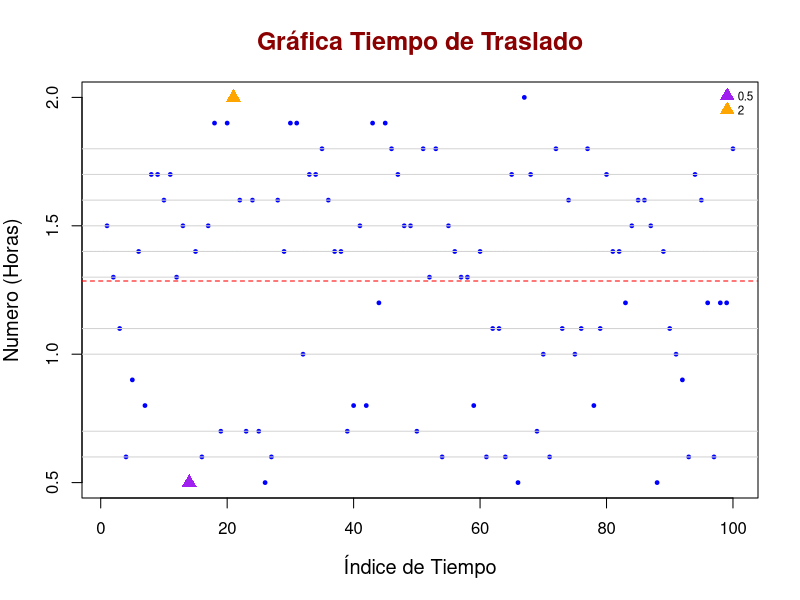
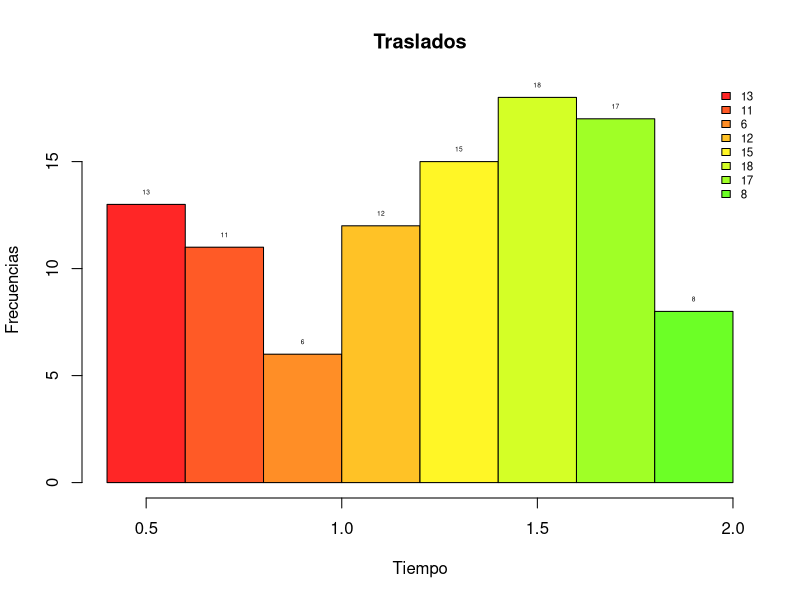
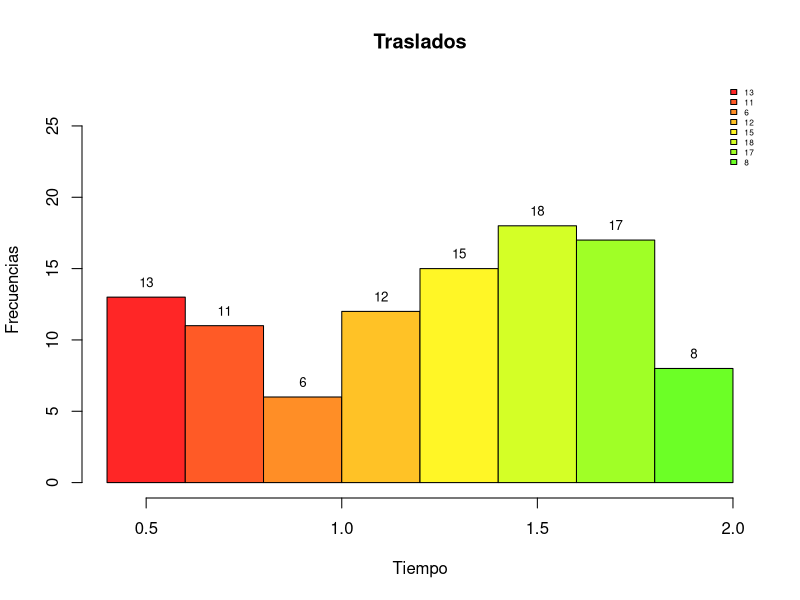
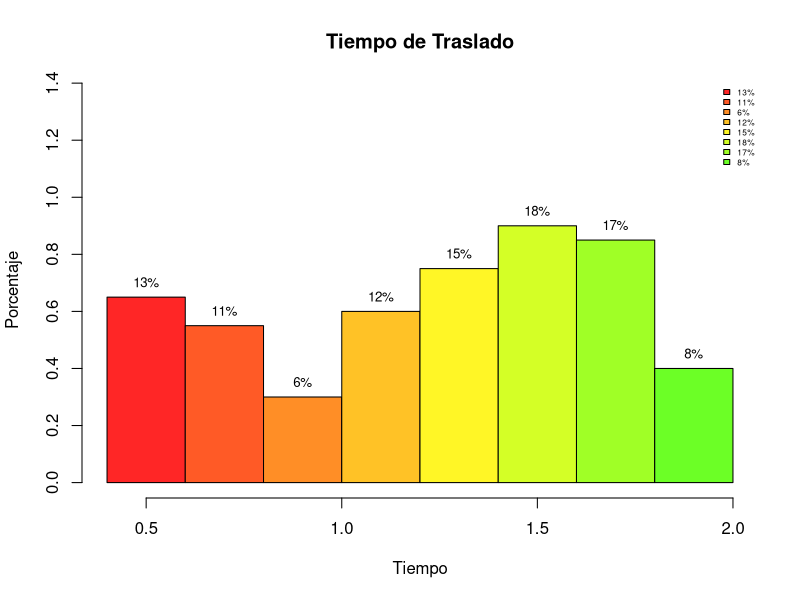
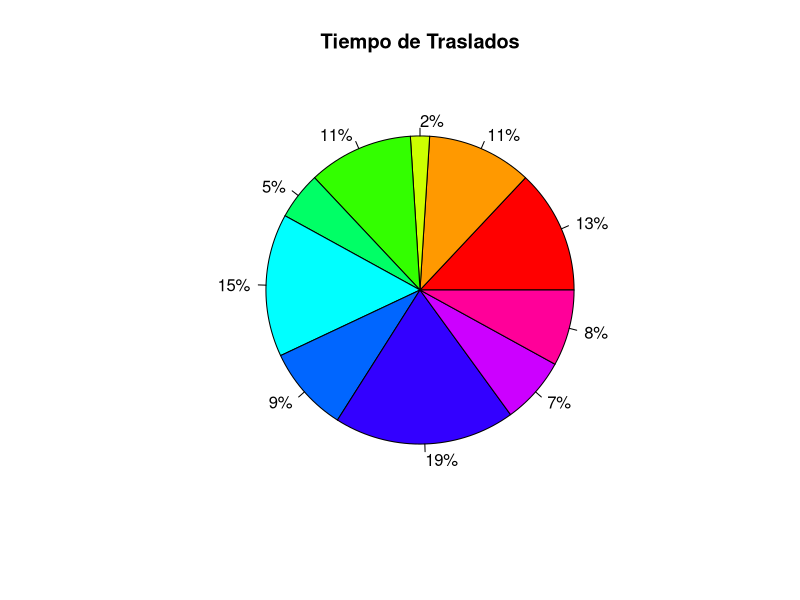
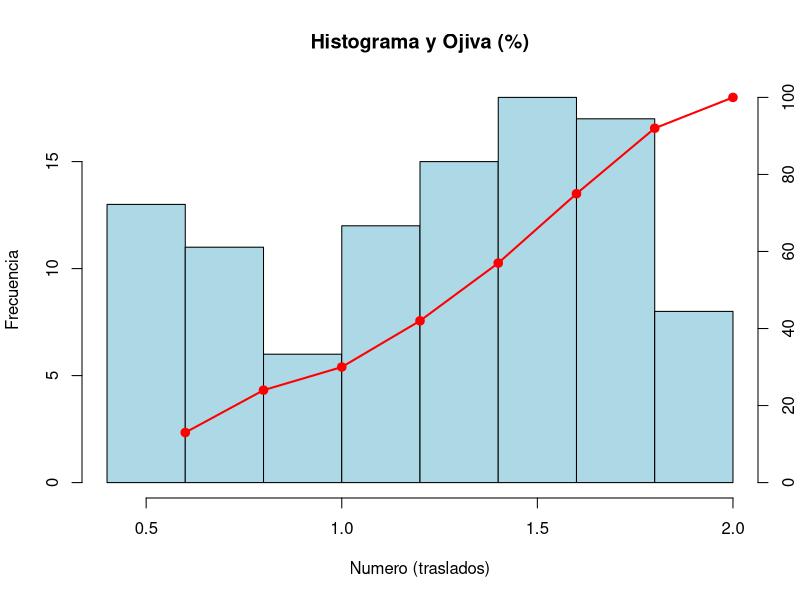

The R source for these figures, in order:
## ---- chunk 1
knitr::opts_chunk$set(echo = TRUE)
## ---- chunk 2
rm(list = ls())

## ---- chunk 3
Tiempo_traslado <- c( 1.5, 1.3, 1.1, 0.6, 0.9, 1.4, 0.8, 1.7, 1.7, 1.6, 1.7, 1.3,
 1.5, 0.5, 1.4, 0.6, 1.5, 1.9, 0.7, 1.9, 2, 1.6, 0.7, 1.6, 0.7, 0.5, 0.6, 1.6, 1.4, 1.9, 1.9,
 1, 1.7, 1.7, 1.8, 1.6, 1.4, 1.4, 0.7, 0.8, 1.5, 0.8, 1.9, 1.2, 1.9, 1.8, 1.7, 1.5, 1.5, 0.7,
 1.8, 1.3, 1.8, 0.6, 1.5, 1.4, 1.3, 1.3, 0.8, 1.4, 0.6, 1.1, 1.1, 0.6, 1.7, 0.5, 2, 1.7, 0.7,
 1, 0.6, 1.8, 1.1, 1.6, 1, 1.1, 1.8, 0.8, 1.1, 1.7, 1.4, 1.4, 1.2, 1.5, 1.6, 1.6, 1.5, 0.5,
 1.4, 1.1, 1, 0.9, 0.6, 1.7, 1.6, 1.2, 0.6, 1.2, 1.2, 1.8)
## ---- chunk 4
summary(Tiempo_traslado)
## ---- chunk 5
Tiempo_ord <- sort(Tiempo_traslado); (Tiempo_ord)
cte <- 9
## ---- chunk 6
indices <- 1:10; (indices)
t <- cte*indices; (t)
## ---- chunk 7
mis_deciles <- Tiempo_ord[t]; (mis_deciles)
cuantiles <- quantile(Tiempo_traslado); (cuantiles)
Q1 <- cuantiles[2]; (Q1)
Q2 <- cuantiles[3]; (Q2)
Q3 <- cuantiles[4]; (Q3)
## ---- chunk 8
x_media <- mean(Tiempo_traslado);(x_media)
mi_min <- min(Tiempo_traslado); (mi_min)
mi_max <- max(Tiempo_traslado); (mi_max)
varianza <- var(Tiempo_traslado); (varianza) 
DesvEst <- sd(Tiempo_traslado); (DesvEst)
## ---- chunk 9
plot(
  Tiempo_traslado,
  main = "Gráfica Tiempo de Traslado",
  xlab = "Índice de Tiempo",
  ylab = "Numero (Horas)",
  col = "blue",       
  pch = 19,           
  cex = 0.5,          
  cex.main = 1.5,     
  cex.lab = 1.2,      
  col.main = "darkred")
legend(
  "topright",                 
  legend = c(mi_min,mi_max),    
  pch = 17,
  col=c("purple","orange"),
  pt.cex = 1.5,                
  cex = 0.7,
  bty = "n"                    
)
abline(h = x_media, col = "red", lwd = 1, lty = 2)     
abline(h = Q2, col = "lightgreen", lwd = 1, lty = 3) 
abline(h = mis_deciles, col = "lightgray", lty = 1.5)
points(which.min(Tiempo_traslado), min(Tiempo_traslado), col = "purple", pch = 17, cex = 1.5)
points(which.max(Tiempo_traslado), max(Tiempo_traslado), col = "orange", pch = 17, cex = 1.5)
## ---- chunk 10
nbreaks=10;
miscolores <- rainbow(25,0.85);
h <- hist(Tiempo_traslado, breaks = nbreaks, col= miscolores, 
          main = 'Traslados',
          xlab="Tiempo",
          ylab="Frecuencias")
text(h$mids, h$counts, labels = h$counts, pos = 3, cex = 0.4, 
     col = "black")
nl <- length(h$counts); 
legend(
  "topright",                  # ubicación
  legend = h$counts,    # etiquetas
  fill = miscolores,
  col = miscolores,    # colores (uno por cada símbolo)
  pt.cex = 1.5,                # tamaño de los símbolos
  cex = 0.7,
  bty = "n"                    # sin borde en la caja
)
## ---- chunk 11
nbreaks=10;
h2 <- hist(Tiempo_traslado, breaks = nbreaks, col= miscolores, 
           main = 'Traslados',
           xlab="Tiempo",
           ylab="Frecuencias",
           ylim=c(0,max(h$counts)*1.5))
text(h$mids, h$counts, labels = h$counts, pos = 3, cex = 0.8, 
     col = "black")
nl <- length(h$counts); 
legend(
  "topright",                
  legend = h$counts,    
  fill = miscolores,
  col = miscolores,    
  pt.cex = 1.5,               
  cex = 0.5,
  bty = "n"                    
)
## ---- chunk 12
h3 <- hist(Tiempo_traslado, 
           breaks = nbreaks, 
           col= miscolores, 
           main = 'Tiempo de Traslado',
           xlab="Tiempo",
           ylab="Porcentaje",
           ylim=c(0,max(h$density)*1.5),
           probability=TRUE)
porcentajes <- h3$counts/sum(h3$counts)*100

text(h3$mids, 
     h3$density, 
     labels = paste0(round(porcentajes,1),"%"),
     pos = 3, 
     cex = 0.8, 
     col = "black")

nl <- length(h3$counts); (nl)
legend(
  "topright",                
  legend = paste0(round(porcentajes,1),"%"),
  fill = miscolores,
  cex = 0.5,
  bty = "n"                   
)
## ---- chunk 13
nbreaks <- 10
intervalos <- cut(Tiempo_traslado, breaks = nbreaks); (intervalos)
tabla <- table(intervalos); (tabla)
porcentajes <- round(prop.table(tabla) * 100, 1); (porcentajes)
pie(tabla,
    main = "Tiempo de Traslados",
    col = rainbow(length(tabla)),
    labels = paste0(porcentajes, "%"))
## ---- chunk 14
##---- Grafica combinada ----
nbreaks <- 10
h <- hist(Tiempo_traslado, breaks = nbreaks, plot = FALSE)
hist(Tiempo_traslado,
     breaks = nbreaks,
     col = "lightblue",
     main = "Histograma y Ojiva (%)",
     xlab = "Numero (traslados)",
     ylab = "Frecuencia")
freq_acum_pct <- cumsum(h$counts) / sum(h$counts) * 100
x_vals <- h$breaks[-1]
par(new = TRUE)
plot(x_vals, freq_acum_pct,
     type = "o", pch = 19, lwd = 2, col = "red",
     axes = FALSE, xlab = "", ylab = "",
     xlim = range(h$breaks), ylim = c(0, 100))
axis(4)                           
